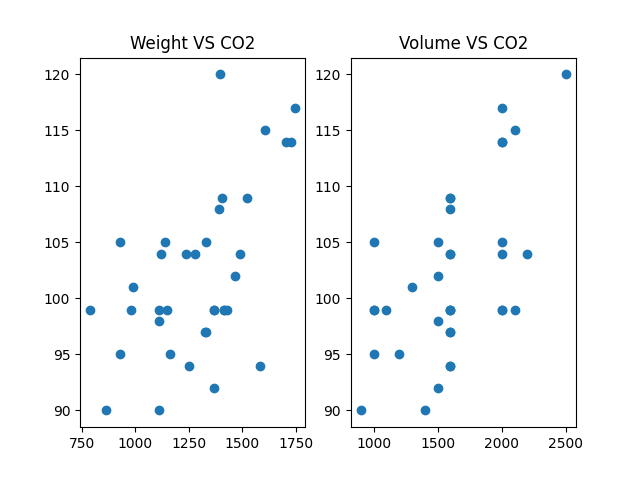

The script that drew this image:
import pandas 
from sklearn import linear_model
import matplotlib.pyplot as plt

model = pandas.read_csv('cars.csv')

X = model[['Weight', 'Volume']]
y = model['CO2']

m = model['Weight']
v = model['Volume']

regr = linear_model.LinearRegression()
regr.fit(X,y)

print('Enter the weight of your car and the volume of your engine: ')
weight = int(input('\tEnter the weight of the car: '))
volume = int(input('\n\tEnter the volume of the engine: '))

#predict the value of the Co2 emission by entering the values of the [[weight, volume]] 
predictedCO2 = regr.predict([[weight, volume]])

print('The predicted CO2 emission is: ',predictedCO2)

#prints the coefficient of the weight and volume
print('The coefficient of the weight and volume respectively are: ', regr.coef_)

plt.subplot(1,2,1)
plt.title('Weight VS CO2')
plt.scatter(m,y)

plt.subplot(1,2,2)
plt.title('Volume VS CO2')
plt.scatter(v,y)
plt.show()
